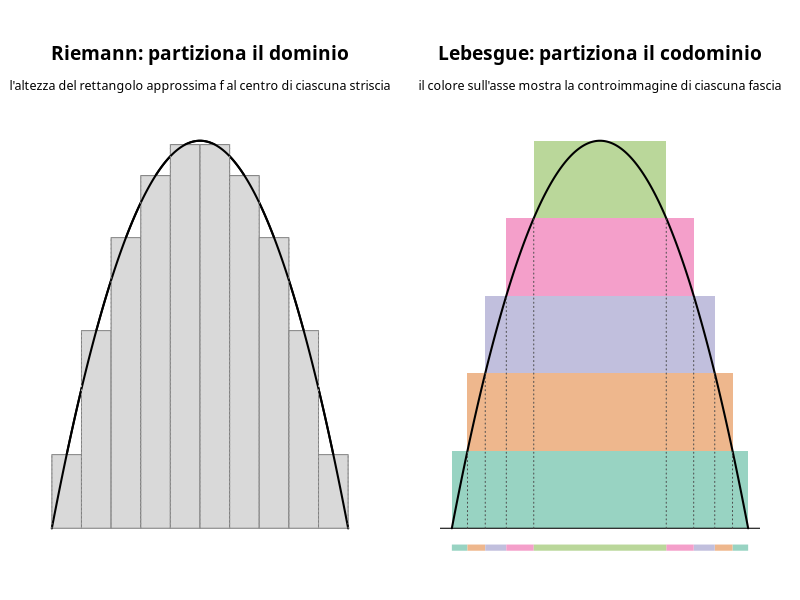

Write R code to recreate this figure.
# Genera img/misura_riemann_lebesgue.png: l'idea che distingue i due
# integrali (teoria_misura.md, §9) — Riemann partiziona il dominio in
# strisce verticali, Lebesgue partiziona il codominio in livelli
# orizzontali e misura la controimmagine di ciascun livello.

f <- function(x) 4 * x * (1 - x)
x <- seq(0, 1, length.out = 400)
y <- f(x)

# Spectral è il font usato dalla pagina GitHub (geoteo.net/static/style.css);
# richiede il device Cairo per essere referenziato per nome famiglia.
png("img/misura_riemann_lebesgue.png", width = 1800, height = 850, res = 150, type = "cairo")
par(mfrow = c(1, 2), mar = c(1.2, 2, 6.2, 2), family = "Spectral")

# --- Pannello sinistro: Riemann, partizione del dominio ---
plot(x, y,
    type = "l", lwd = 2,
    xlab = "", ylab = "", xaxt = "n", yaxt = "n", bty = "n", ylim = c(-0.08, 1)
)
mtext("Riemann: partiziona il dominio", side = 3, line = 3.0, cex = 1.15, font = 2)
mtext("l'altezza del rettangolo approssima f al centro di ciascuna striscia", side = 3, line = 1.5, cex = 0.75)
strisce <- seq(0, 1, by = 0.1)
altezze <- sapply(seq_len(length(strisce) - 1), function(i) f((strisce[i] + strisce[i + 1]) / 2))
for (i in seq_along(altezze)) {
    rect(strisce[i], 0, strisce[i + 1], altezze[i], col = "grey85", border = "grey50")
}
lines(x, y, lwd = 2)

# righe tratteggiate verticali: si fermano all'altezza del più alto dei due
# rettangoli adiacenti al confine, senza sbordare sopra di essi
for (k in seq_along(strisce)) {
    vicini <- altezze[c(k - 1, k)]
    cima <- max(vicini, na.rm = TRUE)
    segments(strisce[k], 0, strisce[k], cima, lty = 3, col = "grey60")
}

# --- Pannello destro: Lebesgue, partizione del codominio ---
# Il codominio [0,1] è diviso in fasce; per ciascuna fascia si colora solo
# la parte di area sottesa dalla curva (non l'intera fascia orizzontale),
# e sull'asse x un "rug" con lo stesso colore mostra la controimmagine.
# f(x) = 4x(1-x) è invertibile a tratti: x_meno(c)/x_piu(c) sono i due
# rami (crescente/decrescente) per cui f(x) = c.
x_meno <- function(c) (1 - sqrt(1 - c)) / 2
x_piu <- function(c) (1 + sqrt(1 - c)) / 2

# tinta pastello (mescolata con il bianco) per il riempimento, in modo che
# le righe tratteggiate risaltino; il rug resta a colore pieno per leggerlo
# come "legenda".
schiarisci <- function(col, quantita = 0.55) {
    rgb_col <- col2rgb(col) / 255
    rgb_nuovo <- rgb_col + (1 - rgb_col) * quantita
    rgb(rgb_nuovo[1, ], rgb_nuovo[2, ], rgb_nuovo[3, ])
}

fasce <- seq(0, 1, length.out = 6)
colori <- c("#1b9e77", "#d95f02", "#7570b3", "#e7298a", "#66a61e")
colori_chiari <- schiarisci(colori)

plot(NA,
    xlim = c(0, 1), ylim = c(-0.08, 1),
    xlab = "", ylab = "", xaxt = "n", yaxt = "n", bty = "n"
)
mtext("Lebesgue: partiziona il codominio", side = 3, line = 3.0, cex = 1.15, font = 2)
mtext("il colore sull'asse mostra la controimmagine di ciascuna fascia", side = 3, line = 1.5, cex = 0.75)

# Ogni fascia [lo, hi) diventa un rettangolo piatto (cima e base
# orizzontali, non segue la curva) largo quanto l'insieme {f >= lo}:
# è l'equivalente Lebesgue dei rettangoli di Riemann a sinistra, e
# annidandosi dal più largo (lo = 0) al più stretto (lo = 0.8)
# ricostruiscono a gradoni il profilo della curva.
for (i in seq_len(length(fasce) - 1)) {
    lo <- fasce[i]
    hi <- fasce[i + 1]
    rect(x_meno(lo), lo, x_piu(lo), hi, col = colori_chiari[i], border = NA)
}
lines(x, y, lwd = 2)
abline(h = 0, col = "black")

for (i in seq_len(length(fasce) - 1)) {
    lo <- fasce[i]
    hi <- fasce[i + 1]
    segments(c(x_meno(lo), x_piu(hi)), -0.05, c(x_meno(hi), x_piu(lo)), -0.05, col = colori_chiari[i], lwd = 6, lend = 1)
}

# righe tratteggiate verticali: collegano ogni confine tra fasce sul rug
# alla rispettiva altezza sulla curva
for (livello in fasce[c(-1, -length(fasce))]) {
    segments(x_meno(livello), 0, x_meno(livello), livello, lty = 3, col = "grey30")
    segments(x_piu(livello), 0, x_piu(livello), livello, lty = 3, col = "grey30")
}

dev.off()
